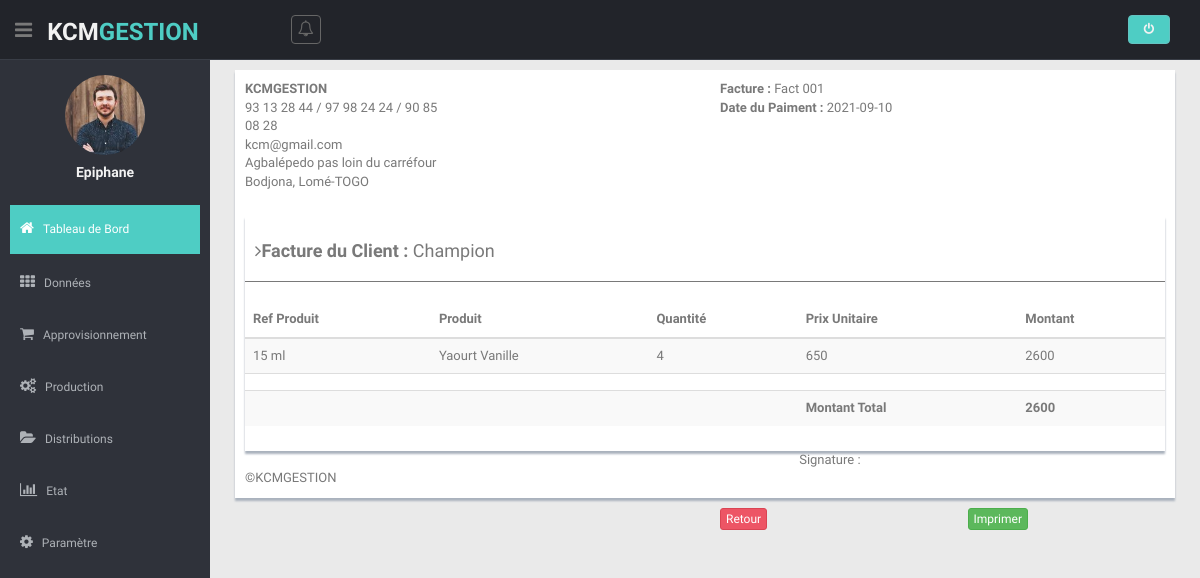
The app's page /views/factureCommandePaie.php?id_fac_paie_com=5 (signed in) with its own data.
### tables this page shows
CREATE TABLE `users` (
  `id_users` int(11) NOT NULL,
  `username` varchar(64) NOT NULL,
  `email` varchar(64) NOT NULL,
  `password` varchar(128) NOT NULL,
  `dateCreate` date DEFAULT NULL
);

CREATE TABLE `compte` (
  `id_compte` int(11) NOT NULL,
  `nom_societe` varchar(32) NOT NULL,
  `emailSocet` varchar(128) NOT NULL,
  `adresseSociet` varchar(255) NOT NULL,
  `telComp` varchar(255) NOT NULL,
  `produitGest` varchar(64) NOT NULL,
  `user_create` varchar(16) DEFAULT NULL,
  `dateCreate` date DEFAULT NULL
);

CREATE TABLE `distribu_com` (
  `id_dis_com` int(11) NOT NULL,
  `id_com_liv` int(11) NOT NULL,
  `id_clt` int(11) NOT NULL,
  `id_livreurCom` int(11) NOT NULL,
  `date_livraison` date DEFAULT NULL,
  `date_paiment_com` date DEFAULT NULL,
  `etat_paiement` varchar(64) NOT NULL
);

CREATE TABLE `fact_com_paie` (
  `id_fact` int(11) NOT NULL,
  `designation_paie` varchar(64) NOT NULL,
  `id_DisCom_fact` int(11) NOT NULL,
  `user_create` varchar(16) DEFAULT NULL,
  `date_create` date DEFAULT NULL
);

CREATE TABLE `clients` (
  `id_client` int(11) NOT NULL,
  `nom_client` varchar(64) NOT NULL,
  `adresse_client` varchar(128) DEFAULT NULL,
  `telephone` varchar(255) NOT NULL,
  `user_create` varchar(64) DEFAULT NULL,
  `dateCreate` date DEFAULT NULL
);

CREATE TABLE `type_yaout` (
  `id_ty` int(11) NOT NULL,
  `ref_yaourt` varchar(64) NOT NULL,
  `nom_yaourt` varchar(64) NOT NULL,
  `user_create` varchar(64) DEFAULT NULL,
  `dateCreate` date NOT NULL
);

CREATE TABLE `prod_commande` (
  `id_prd_q_com` int(11) NOT NULL,
  `id_comma_pro` int(11) NOT NULL,
  `id_produit_com` int(11) NOT NULL,
  `quantite_com` int(11) NOT NULL
);

CREATE TABLE `produits` (
  `id_prod` int(11) NOT NULL,
  `id_yaourt` int(11) NOT NULL,
  `quantite_pro` int(11) NOT NULL,
  `prix_produit` float NOT NULL,
  `niveauPro` varchar(16) NOT NULL,
  `user_create` varchar(16) DEFAULT NULL,
  `date_create` date DEFAULT NULL
);

### models/modelLogin.php (called while the page is built, shortened)
<?php
class DemoLib
{
    public function UserDetails($user_id)
    {
        try {
            $db = dbConnect();
            $query = $db->prepare("SELECT id_users, username, email FROM users WHERE id_users=:id_users");
            $query->bindParam("id_users", $user_id, PDO::PARAM_STR);
            $query->execute();
            if ($query->rowCount() > 0) {
                return $query->fetch(PDO::FETCH_OBJ);
            }
        } catch (PDOException $e) {
            exit($e->getMessage());
        }
    }
}

### models/modelCompte.php (called while the page is built, shortened)
<?php
class ModelCompte
{
    public function getAllCompte()
    {
        try {
            $db = dbConnect();
            $query = $db->prepare("SELECT * FROM compte");
            $query->execute();
            return $query->fetchAll(PDO::FETCH_OBJ);
        } catch (PDOException $e) {
            exit($e->getMessage());
        }
    }
}

### controller/controllerCompte.php (called while the page is built, shortened)
<?php
require  '../models/modelCompte.php';
$comptes = new ModelCompte();
$allCompte = $comptes->getAllCompte();

### models/modelFacturePaie.php (called while the page is built, shortened)
<?php
class ModelFacturePaie
{
    public function FactureCommandeHead($idFactCom)
    {
        try {
            $db = dbConnect();
            $query = $db->prepare("SELECT * FROM  distribu_com,clients, fact_com_paie WHERE distribu_com.id_clt = clients.id_client AND fact_com_paie.id_DisCom_fact = distribu_com.id_dis_com  AND distribu_com.id_com_liv = ?");
            $query->execute(array($idFactCom));
            if ($query->rowCount() > 0) {
                return $query->fetch(PDO::FETCH_OBJ);
            }
        } catch (PDOException $e) {
            exit($e->getMessage());
        }
    }
    public function FactureCommandeBody($idFactCom)
    {
        try {
            $db = dbConnect();
            $query = $db->prepare("SELECT * FROM  distribu_com, commande, prod_commande, produits, type_yaout, fact_com_paie WHERE distribu_com.id_dis_com = fact_com_paie.id_DisCom_fact AND type_yaout.id_ty = produits.id_yaourt AND prod_commande.id_comma_pro  = commande.id_com  AND prod_commande.id_produit_com  = produits.id_prod AND distribu_com.id_com_liv = commande.id_com AND distribu_com.id_com_liv = ?");
            $query->execute(array($idFactCom));
            return $query->fetchall(PDO::FETCH_OBJ);
        } catch (PDOException $e) {
            exit($e->getMessage());
        }
    }
}

### controller/controllerFacturePaie.php (called while the page is built, shortened)
<?php
require('../models/modelFacturePaie.php');
$facPaie = new ModelFacturePaie();
if (isset($_GET['id_fac_paie_com'])) {
    $factCommmm = $facPaie->FactureCommandeHead($_GET['id_fac_paie_com']);
    $factprooodFactt = $facPaie->FactureCommandeBody($_GET['id_fac_paie_com']);
}

### views/factureCommandePaie.php (the view, shortened to what this page needs)
<?php
require('head.php');
require('header.php');
require('sibar.php');
require('../controller/controllerCompte.php');
require('../controller/controllerFacturePaie.php');
?>
<section class="wrapper">
    <div id='sectionAimprimer'>
        <div class="row">
            <div class="col-lg-12">
                <div class="form-panel">
                    <div class="row">
                        <div class="col-xs-6 col-sm-6">
                            <?php foreach ($allCompte as $Compte) :; ?>
                                <div class="row">
                                    <div class="col-xs-6 col-sm-6">
                                        <b><?= $Compte->nom_societe; ?></b>
                                    </div>
                                </div>
                                <div class="row">
                                    <div class="col-xs-6 col-sm-6">
                                        <?= $Compte->telComp; ?> <br>
                                        <?= $Compte->emailSocet; ?><br>
                                        <?= $Compte->adresseSociet; ?>
                                    </div>
                                </div>
                            <?php endforeach ?>
                        </div>
                        <div class="col-xs-6 col-sm-6">
                            <div class="row">
                                <div class="col-xs-6 col-sm-6">
                                    <b>Facture : </b><?= $factCommmm->designation_paie; ?><br>
                                    <b>Date du Paiment : </b> <?= $factCommmm->date_paiment_com; ?> <br>
                                </div>
                            </div>
                            <br>
                        </div>
                    </div>
                    <div class="row mt">
                        <div class="col-md-12">
                            <div class="content-panel">
                                <h4>
                                    <i class="fa fa-angle-right"></i><b>Facture du Client :</b> <?= $factCommmm->nom_client; ?>
                                </h4>
                                <hr>
                                <table class="table table-striped table-advance table-hover">
                                    <thead>
                                        <tr>
                                            <th> Ref Produit</th>
                                            <th> Produit</th>
                                            <th> Quantité</th>
                                            <th>Prix Unitaire</th>
                                            <th>Montant</th>
                                        </tr>
                                    </thead>
                                    <tbody>
                                        <?php
                                        $sommeT = 0;
                                        foreach ($factprooodFactt as $echoFacCom) : ?>
                                            <tr>
                                                <td><?= $echoFacCom->ref_yaourt; ?></td>
                                                <td><?= $echoFacCom->nom_yaourt ?></td>
                                                <td><?= $echoFacCom->quantite_com ?></td>
                                                <td><?= $echoFacCom->prix_produit ?></td>
                                                <td><?= $echoFacCom->prix_produit * $echoFacCom->quantite_com;
                                                    $sommeT = $echoFacCom->prix_produit * $echoFacCom->quantite_com + $sommeT;
                                                    ?></td>
                                            </tr>
                                        <?php endforeach; ?>
                                        <tr>
                                            <th></th>
                                            <th></th>
                                            <th></th>
                                            <th></th>
                                            <th></th>
                                        </tr>
                                        <tr>
                                            <th></th>
                                            <th></th>
                                            <th></th>
                                            <th>Montant Total</th>
                                            <th><?= $sommeT; ?></th>
                                        </tr>
                                    </tbody>
                                </table>
                            </div>
                        </div>
                    </div>
                    <div class="row">
                        <div class="col-xs-6 col-sm-7"></div>
                        <div class="col-xs-6 col-sm-3">Signature : </div>
                        <div class="col-xs-6 col-sm-2"></div>
                    </div>
                    &copy;<?= $Compte->nom_societe; ?>
                </div>
            </div>
        </div>
    </div>
    <div class="row">
        <div class="col-xs-3 col-sm-6"></div>
        <div class="col-xs-5 col-sm-3">
            <a href="bon_de_livraison.php" class="btn btn-theme04 btn-xs">Retour</a>
        </div>
        <div class="col-xs-3 col-sm-2">
            <button onClick="imprimer('sectionAimprimer')" class="btn btn-success btn-xs">Imprimer</button>
        </div>
    </div>
    <?php require('foot.php'); ?>

### views/sibar.php (shortened to what this page needs)
<aside>
  <div id="sidebar" class="nav-collapse ">
    <ul class="sidebar-menu" id="nav-accordion">
      <p class="centered"><a href="profile.html"><img src="img/ui-sam.jpg" class="img-circle" width="80"></a></p>
      <h5 class="centered"><?= $user->username;
                            ?></h5>
      <li class="mt">
        <a class="active" href="accueil.php">
          <i class="fa fa-home"></i>
          <span>Tableau de Bord</span>
        </a>
      </li>
      <li class="sub-menu">
        <a href="javascript:;">
          <i class="fa fa-th"></i>
          <span>Données</span>
        </a>
      </li>
      <li class="sub-menu">
        <a href="javascript:;">
          <i class="fa fa-shopping-cart"></i>
          <span>Approvisionnement</span>
        </a>
      </li>
      <li class="sub-menu">
        <a href="javascript:;">
          <i class="fa fa-cogs"></i>
          <span>Production</span>
        </a>
      </li>
      <li class="sub-menu">
        <a href="javascript:;">
          <i class="fa fa-folder-open"></i>
          <span>Distributions</span>
        </a>
      </li>
      <li class="sub-menu">
        <a href="javascript:;">
          <i class="fa fa-bar-chart-o"></i>
          <span>Etat</span>
        </a>
      </li>
      <li class="sub-menu">
        <a href="javascript:;">
          <i class="fa fa-cog"></i>
          <span>Paramètre</span>
        </a>
      </li>
    </ul>
  </div>
</aside>
<section id="main-content">

### views/css/style.css (style rules this page uses)
body { color: #797979; background: #eaeaea; font-family: 'Ruda', sans-serif; padding: 0px !important; margin: 0px !important; font-size:13px; }
ul li { list-style: none; }
a, a:hover, a:focus { text-decoration: none; outline: none; }
.btn-theme04 { color: #fff; background-color: #ed5565; border-color: #da4453; }
hr { margin-top: 20px; margin-bottom: 20px; border: 0; border-top: 1px solid #797979; }
.centered { text-align: center; }
.mt { margin-top: 25px; }
#sidebar { width: 210px; height: 100%; position: fixed; background: #2f323a; }
#sidebar h5 { color: #f2f2f2; font-weight: 700; }
#sidebar ul li { position: relative; }
ul.sidebar-menu , ul.sidebar-menu li ul.sub { margin: -2px 0 0; padding: 0; }
ul.sidebar-menu { margin-top: 75px; }
ul.sidebar-menu li { margin-bottom: 5px; margin-left:10px; margin-right:10px; }
ul.sidebar-menu li.sub-menu { line-height: 15px; }
ul.sidebar-menu li a span { display: inline-block; }
ul.sidebar-menu li a { color: #aeb2b7; text-decoration: none; display: block; padding: 15px 0 15px 10px; font-size: 12px; outline: none; -webkit-transition: all 0.3s ease; -moz-transition: all 0.3s ease; -o-transition: all 0.3s ease; -ms-transition: all 0.3s ease; transition: all 0.3s ease; }
ul.sidebar-menu li a.active, ul.sidebar-menu li a:hover, ul.sidebar-menu li a:focus { background: #4ECDC4; color: #fff; display: block; -webkit-transition: all 0.3s ease; -moz-transition: all 0.3s ease; -o-transition: all 0.3s ease; -ms-transition: all 0.3s ease; transition: all 0.3s ease; }
ul.sidebar-menu li a i { font-size: 15px; padding-right: 6px; }
ul.sidebar-menu li a.active i { color: #fff; }
#main-content { margin-left: 210px; }
.wrapper { display: inline-block; margin-top: 60px; padding-left: 15px; padding-right: 15px; padding-bottom: 15px; padding-top: 0px; width: 100%; }
.content-panel { background: #ffffff; box-shadow: 0px 3px 2px #aab2bd; padding-top: 15px; padding-bottom: 5px; }
.content-panel h4 { margin-left: 10px; }
.form-panel { background: #ffffff; margin: 10px; padding: 10px; box-shadow: 0px 3px 2px #aab2bd; text-align: left; }

### records on screen
users: username "Epiphane"
compte: nom_societe "KCMGESTION", telComp "93 13 28 44 / 97 98 24 24 / 90 85 08 28", emailSocet "kcm@gmail.com", adresseSociet "Agbalépedo pas loin du carréfour Bodjona, Lomé-TOGO"
distribu_com: fact_com_paie.designation_paie "Fact 001", date_paiment_com "2021-09-10", id_clt.nom_client "Champion", type_yaout.ref_yaourt "15 ml", type_yaout.nom_yaourt "Yaourt Vanille", prod_commande.quantite_com "4", produits.prix_produit "650", produits.prix_produit "2600"

### other values on screen
$sommeT "2600"
